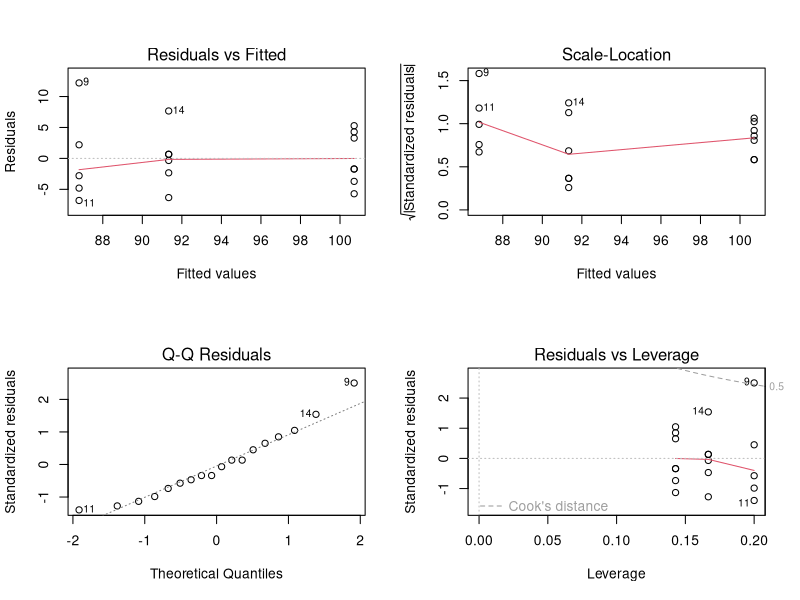

The R script that drew this image:
# Example with Diets (A, B and C)

# response vector

y<-matrix(c(106,99,97,104,99,105,95,84,99,89,80,82,92,99,85,91,89,92),nrow=18) 
# incidence fixed effects (diets)
X<-matrix(c(1,1,1,1,1,1,1,0,0,0,0,0,0,0,0,0,0,0,
            0,0,0,0,0,0,0,1,1,1,1,1,0,0,0,0,0,0,
            0,0,0,0,0,0,0,0,0,0,0,0,1,1,1,1,1,1),nrow=18) 
            
diet<-lm(y~X - 1)
summary(diet)

#Analysis of Variance
fit <- aov(y ~ X)

layout(matrix(c(1,2,3,4),2,2)) # optional layout
plot(fit) # diagnostic plots

summary(fit) # display Type I ANOVA table


#Matrix calculations
XX<-crossprod(X,X)
Xy<-t(X) %*% y

b <- solve(XX) %*% Xy
b

SST<-t(y)%*%y-nrow(y)*mean(y)^2
SSD<-t(b)%*%Xy-nrow(y)*mean(y)^2
#SSR<-SST-SSD
SSR<-t(y-X%*%b)%*%(y-X%*%b)
df1<-ncol(X)-1
df2<-nrow(X)-ncol(X)
F<-(SSD/df1)/(SSR/df2)
F

p<-1-pf(F, df1, df2)
p